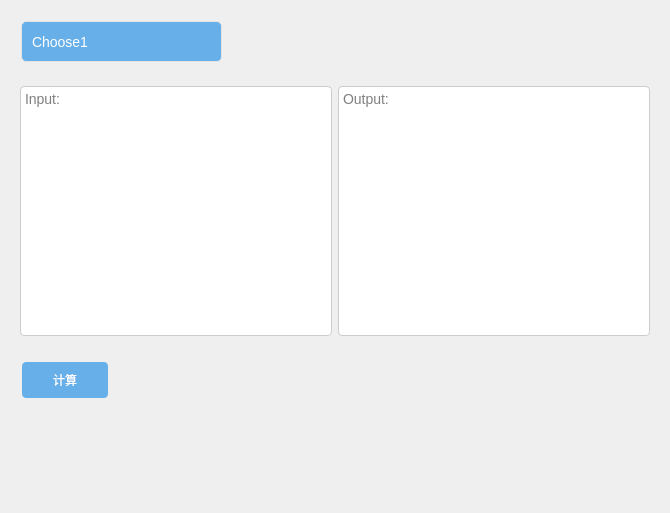
<?xml version="1.0" encoding="UTF-8"?>
<ui version="4.0">
 <class>EncodeOnlyMultiWidget</class>
 <widget class="QWidget" name="EncodeOnlyMultiWidget">
  <property name="geometry">
   <rect>
    <x>0</x>
    <y>0</y>
    <width>670</width>
    <height>513</height>
   </rect>
  </property>
  <property name="minimumSize">
   <size>
    <width>90</width>
    <height>40</height>
   </size>
  </property>
  <property name="windowTitle">
   <string>Form</string>
  </property>
  <layout class="QVBoxLayout" name="verticalLayout">
   <item>
    <widget class="QWidget" name="widget_3" native="true">
     <property name="minimumSize">
      <size>
       <width>0</width>
       <height>60</height>
      </size>
     </property>
     <property name="maximumSize">
      <size>
       <width>16777215</width>
       <height>60</height>
      </size>
     </property>
     <widget class="QComboBox" name="combo_method">
      <property name="geometry">
       <rect>
        <x>10</x>
        <y>10</y>
        <width>201</width>
        <height>41</height>
       </rect>
      </property>
      <property name="styleSheet">
       <string notr="true">QComboBox{
    background: #66afe9;
    color:#fff;
    font: 11pt &quot;微软雅黑&quot;;
    font-size:14px;
    padding: 1px 15px 1px 10px;
    border:1px solid rgba(228,228,228,1);
    border-radius:5px 5px 0px 0px;
}

QComboBox::drop-down {
    subcontrol-origin: padding;
    subcontrol-position: top right;
    width: 15px;
    border:none;
}

QComboBox QAbstractItemView {
    outline: 0px solid gray;
    border: 1px solid #fff;
    color: #000;
    background-color: #fff;
    selection-background-color: #1976d2;
}</string>
      </property>
      <item>
       <property name="text">
        <string>Choose1</string>
       </property>
      </item>
      <item>
       <property name="text">
        <string>Choose2</string>
       </property>
      </item>
     </widget>
    </widget>
   </item>
   <item>
    <widget class="QWidget" name="widget" native="true">
     <property name="maximumSize">
      <size>
       <width>16777215</width>
       <height>280</height>
      </size>
     </property>
     <layout class="QHBoxLayout" name="horizontalLayout">
      <item>
       <widget class="QPlainTextEdit" name="txt_left">
        <property name="styleSheet">
         <string notr="true">QPlainTextEdit {
font-size: 14px;
color: #000;
font: 11pt &quot;微软雅黑&quot;;
background-color: #ffffff;
border: 1px solid #cccccc;
border-radius: 4px;
}

QPlainTextEdit:focus {
border-color: #66afe9;
outline: 0;
}</string>
        </property>
        <property name="lineWrapMode">
         <enum>QPlainTextEdit::WidgetWidth</enum>
        </property>
        <property name="placeholderText">
         <string>Input:</string>
        </property>
       </widget>
      </item>
      <item>
       <widget class="QPlainTextEdit" name="txt_right">
        <property name="minimumSize">
         <size>
          <width>0</width>
          <height>250</height>
         </size>
        </property>
        <property name="maximumSize">
         <size>
          <width>16777215</width>
          <height>250</height>
         </size>
        </property>
        <property name="styleSheet">
         <string notr="true">QPlainTextEdit {
font-size: 14px;
color: #000;
font: 11pt &quot;微软雅黑&quot;;
background-color: #ffffff;
border: 1px solid #cccccc;
border-radius: 4px;
}

QPlainTextEdit:focus {
border-color: #66afe9;
outline: 0;
}</string>
        </property>
        <property name="readOnly">
         <bool>true</bool>
        </property>
        <property name="placeholderText">
         <string>Output:</string>
        </property>
       </widget>
      </item>
     </layout>
    </widget>
   </item>
   <item>
    <widget class="QWidget" name="widget_2" native="true">
     <property name="maximumSize">
      <size>
       <width>1111111</width>
       <height>58</height>
      </size>
     </property>
     <layout class="QHBoxLayout" name="horizontalLayout_2">
      <item>
       <widget class="QPushButton" name="btn_encode">
        <property name="minimumSize">
         <size>
          <width>90</width>
          <height>40</height>
         </size>
        </property>
        <property name="maximumSize">
         <size>
          <width>90</width>
          <height>40</height>
         </size>
        </property>
        <property name="cursor">
         <cursorShape>PointingHandCursor</cursorShape>
        </property>
        <property name="styleSheet">
         <string notr="true">QPushButton {
    border-radius: 4px;
    background-color: #66afe9;
    border: none;
    color: #FFFFFF;
    text-align: center;
    font: 11pt &quot;微软雅黑&quot;;
    margin: 2px;
    vertical-align: middle;
}

QPushButton:hover {
    opacity: 1;
    right: 0;
    background-color: #1976d2;
}
</string>
        </property>
        <property name="text">
         <string>计算</string>
        </property>
       </widget>
      </item>
      <item>
       <spacer name="horizontalSpacer">
        <property name="orientation">
         <enum>Qt::Horizontal</enum>
        </property>
        <property name="sizeHint" stdset="0">
         <size>
          <width>40</width>
          <height>20</height>
         </size>
        </property>
       </spacer>
      </item>
     </layout>
    </widget>
   </item>
   <item>
    <spacer name="verticalSpacer">
     <property name="orientation">
      <enum>Qt::Vertical</enum>
     </property>
     <property name="sizeHint" stdset="0">
      <size>
       <width>20</width>
       <height>40</height>
      </size>
     </property>
    </spacer>
   </item>
  </layout>
 </widget>
 <tabstops>
  <tabstop>txt_left</tabstop>
  <tabstop>txt_right</tabstop>
  <tabstop>btn_encode</tabstop>
 </tabstops>
 <resources/>
 <connections/>
</ui>
